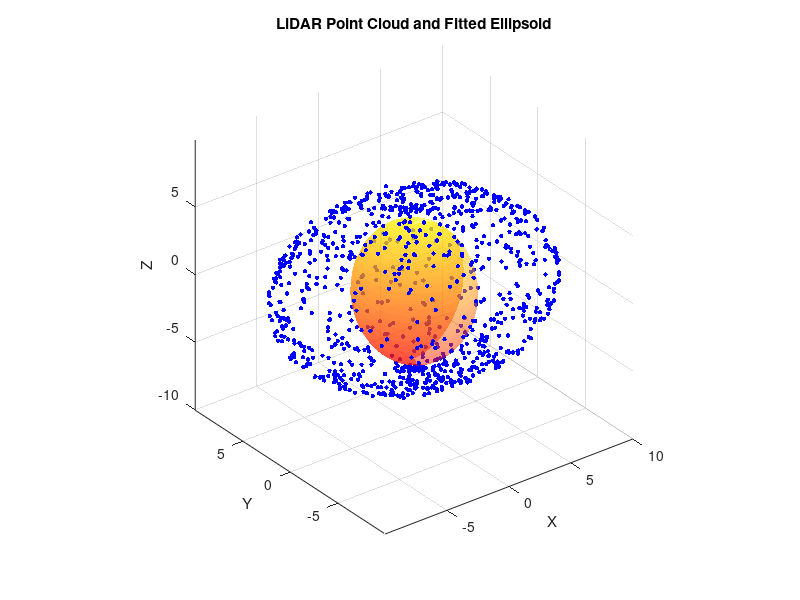

Recreate this plot in MATLAB.
% MATLAB Code for Ellipsoid Fitting with LiDAR Data

% Generate synthetic LiDAR point cloud data (replace with real LiDAR data)
N = 1000; % Number of points
theta = 2 * pi * rand(N, 1);
phi = pi * rand(N, 1) - pi/2;
a = 10; b = 8; c = 6; % Semi-axes of the ellipsoid
x = a * cos(theta) .* cos(phi);
y = b * sin(theta) .* cos(phi);
z = c * sin(phi);
pointCloud = [x y z] + randn(N, 3) * 0.1; % Add noise

% Calculate centroid
centroid = mean(pointCloud, 1);
x0 = centroid(1);
y0 = centroid(2);
z0 = centroid(3);

% Center the data
centeredData = pointCloud - centroid;

% Compute covariance matrix
C = cov(centeredData);

% Perform eigen decomposition
[V, D] = eig(C); % V = eigenvectors, D = eigenvalues (diagonal matrix)

% Extract semi-axes lengths from eigenvalues
semi_axes = sqrt(diag(D));
a_fit = semi_axes(1);
b_fit = semi_axes(2);
c_fit = semi_axes(3);

% Display results
fprintf('Ellipsoid Center: (%.2f, %.2f, %.2f)\n', x0, y0, z0);
fprintf('Fitted Semi-Axes: a = %.2f, b = %.2f, c = %.2f\n', a_fit, b_fit, c_fit);

% Plot original point cloud and fitted ellipsoid
figure;
scatter3(pointCloud(:,1), pointCloud(:,2), pointCloud(:,3), 10, 'b', 'filled');
hold on;

% Generate ellipsoid for visualization
[X, Y, Z] = ellipsoid(x0, y0, z0, a_fit, b_fit, c_fit, 30);
surf(X, Y, Z, 'FaceAlpha', 0.5, 'EdgeColor', 'none');
colormap autumn;
xlabel('X'); ylabel('Y'); zlabel('Z');
title('LiDAR Point Cloud and Fitted Ellipsoid');
axis equal;
grid on;
